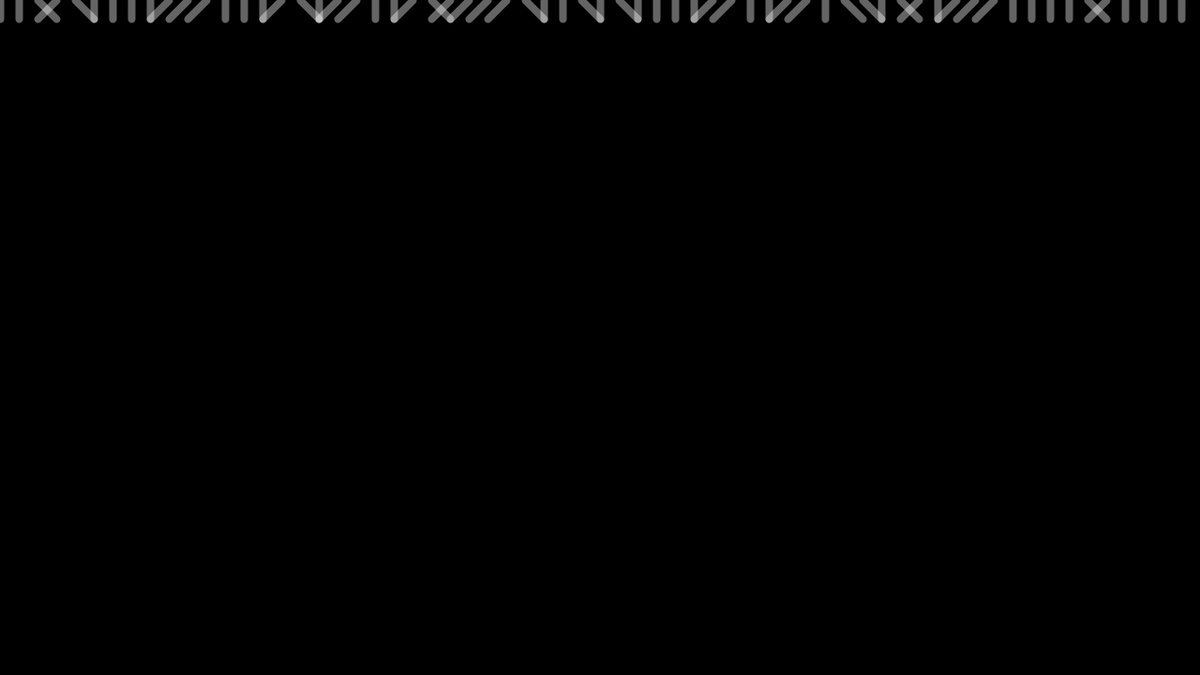
Frame 1 (no input)
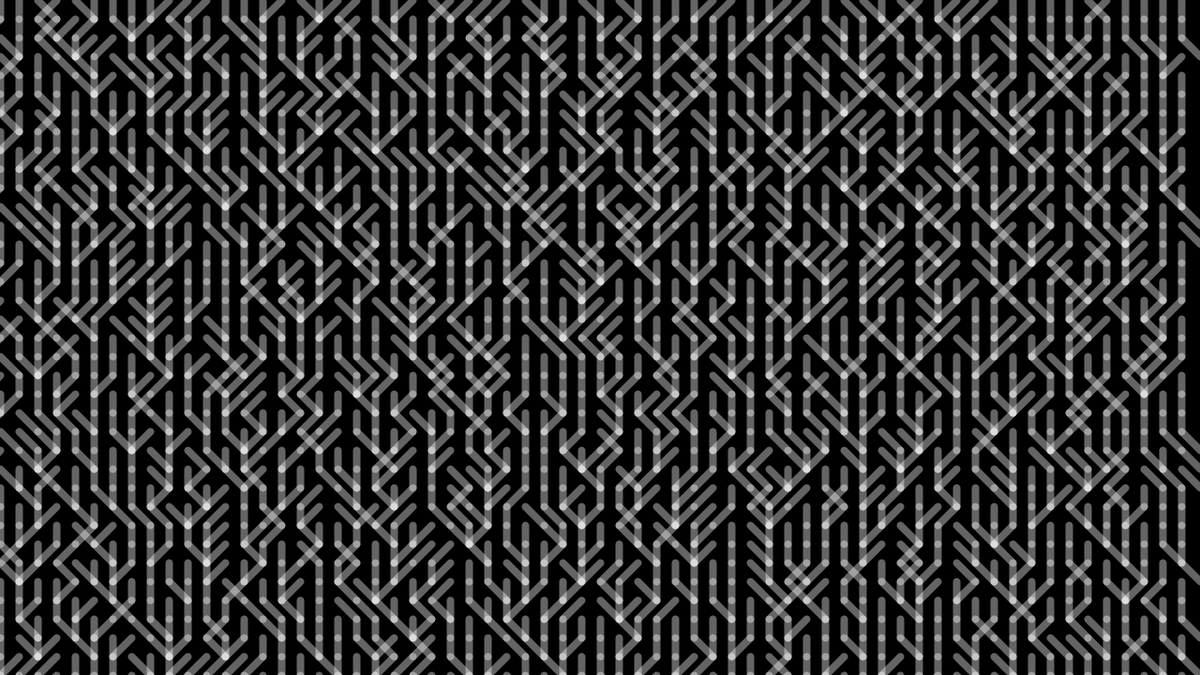
Frame 60 (the mouse pressed at the canvas centre just before this capture)
Frame 120 (the mouse held since frame 60 and released just before this capture): identical to frame 60, image omitted

The Processing sketch that drew these frames (run headless with seeded random() and noise(); from frame 60 on, the mouse is pressed at the canvas centre):

// Processing sketch: Pattern_02
// ── Pattern_02.pde
int step=20;
int y=0;

void setup(){
  size(1280, 720);
  background(0);
  stroke(255,100);
  strokeWeight(8);
}

void draw(){ 
  for(int x=0;x<width;x+=step){
    line(x, y, round(random(-1,1))*step+x, y+step);
  }
  y+=step;
}
